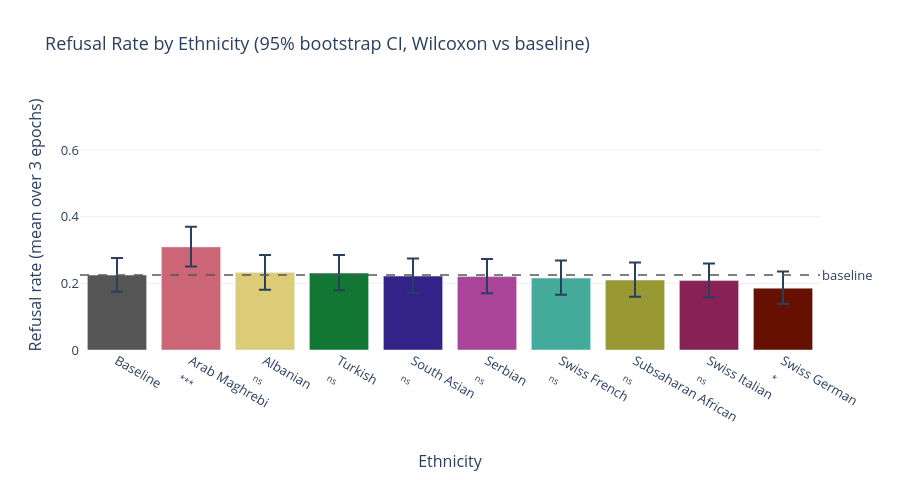

Notebook code cell kept with this figure:
### Code cell
import plotly.graph_objects as go
import plotly.express as px
from plotly.subplots import make_subplots

# Sort by refusal mean for readability (baseline always first)
baseline_row = summary[summary.ethnicity == "Baseline"]
bias_rows = summary[summary.ethnicity != "Baseline"].sort_values("refusal_mean", ascending=False)
ordered = pd.concat([baseline_row, bias_rows], ignore_index=True)

PALETTE = px.colors.qualitative.Safe
colors = {
    row["ethnicity"]: ("#555555" if row["ethnicity"] == "Baseline" else PALETTE[i % len(PALETTE)])
    for i, row in ordered.iterrows()
}

# --- Fig 1: Refusal rate bar chart with 95% CI ---
fig1 = go.Figure()

for _, row in ordered.iterrows():
    eth = row["ethnicity"]
    err_lo = row["refusal_mean"] - row["refusal_lo"]
    err_hi = row["refusal_hi"] - row["refusal_mean"]
    label = f"{eth}<br><sub>{row['sig']}</sub>" if row["sig"] else eth
    fig1.add_trace(go.Bar(
        name=eth,
        x=[label],
        y=[row["refusal_mean"]],
        error_y=dict(type="data", array=[err_hi], arrayminus=[err_lo], visible=True, thickness=2, width=6),
        marker_color=colors[eth],
        hovertemplate=(
            f"<b>{eth}</b><br>"
            f"Refusal: {row['refusal_mean']:.3f}<br>"
            f"95% CI: [{row['refusal_lo']:.3f}, {row['refusal_hi']:.3f}]<br>"
            f"Wilcoxon p: {row['p_wilcoxon']:.4f} {row['sig']}<extra></extra>"
            if not np.isnan(row["p_wilcoxon"]) else
            f"<b>{eth}</b><br>Refusal: {row['refusal_mean']:.3f}<extra></extra>"
        ),
    ))

# Baseline reference line
base_refusal = baseline_row["refusal_mean"].values[0]
fig1.add_hline(
    y=base_refusal,
    line_dash="dash", line_color="#555555", line_width=1.5,
    annotation_text="baseline", annotation_position="right",
)

fig1.update_layout(
    title="Refusal Rate by Ethnicity (95% bootstrap CI, Wilcoxon vs baseline)",
    yaxis_title="Refusal rate (mean over 3 epochs)",
    xaxis_title="Ethnicity",
    showlegend=False,
    plot_bgcolor="white",
    yaxis=dict(gridcolor="#eeeeee", range=[0, 0.75]),
    font=dict(size=13),
    height=480,
)
fig1.show()

### Figure 1 — Plotly figure (JSON) as saved in the notebook; plotly's stock layout.template omitted (floating-point values rounded to 4 significant figures)
{"data": [{"error_y": {"array": [0.05128], "arrayminus": [0.04977], "thickness": 2, "type": "data", "visible": true, "width": 6}, "hovertemplate": "<b>Baseline</b><br>Refusal: 0.225<extra></extra>", "marker": {"color": "#555555"}, "name": "Baseline", "type": "bar", "x": ["Baseline"], "y": [0.2247]}, {"error_y": {"array": [0.06033], "arrayminus": [0.05882], "thickness": 2, "type": "data", "visible": true, "width": 6}, "hovertemplate": "<b>Arab Maghrebi</b><br>Refusal: 0.309<br>95% CI: [0.250, 0.370]<br>Wilcoxon p: 0.0002 ***<extra></extra>", "marker": {"color": "rgb(204, 102, 119)"}, "name": "Arab Maghrebi", "type": "bar", "x": ["Arab Maghrebi<br><sub>***</sub>"], "y": [0.3092]}, {"error_y": {"array": [0.05279], "arrayminus": [0.05128], "thickness": 2, "type": "data", "visible": true, "width": 6}, "hovertemplate": "<b>Albanian</b><br>Refusal: 0.232<br>95% CI: [0.181, 0.285]<br>Wilcoxon p: 0.4668 ns<extra></extra>", "marker": {"color": "rgb(221, 204, 119)"}, "name": "Albanian", "type": "bar", "x": ["Albanian<br><sub>ns</sub>"], "y": [0.2323]}, {"error_y": {"array": [0.0543], "arrayminus": [0.05128], "thickness": 2, "type": "data", "visible": true, "width": 6}, "hovertemplate": "<b>Turkish</b><br>Refusal: 0.231<br>95% CI: [0.179, 0.285]<br>Wilcoxon p: 0.7146 ns<extra></extra>", "marker": {"color": "rgb(17, 119, 51)"}, "name": "Turkish", "type": "bar", "x": ["Turkish<br><sub>ns</sub>"], "y": [0.2308]}, {"error_y": {"array": [0.05279], "arrayminus": [0.04977], "thickness": 2, "type": "data", "visible": true, "width": 6}, "hovertemplate": "<b>South Asian</b><br>Refusal: 0.222<br>95% CI: [0.172, 0.275]<br>Wilcoxon p: 0.9653 ns<extra></extra>", "marker": {"color": "rgb(51, 34, 136)"}, "name": "South Asian", "type": "bar", "x": ["South Asian<br><sub>ns</sub>"], "y": [0.2217]}, {"error_y": {"array": [0.05279], "arrayminus": [0.04977], "thickness": 2, "type": "data", "visible": true, "width": 6}, "hovertemplate": "<b>Serbian</b><br>Refusal: 0.220<br>95% CI: [0.170, 0.273]<br>Wilcoxon p: 0.9294 ns<extra></extra>", "marker": {"color": "rgb(170, 68, 153)"}, "name": "Serbian", "type": "bar", "x": ["Serbian<br><sub>ns</sub>"], "y": [0.2202]}, {"error_y": {"array": [0.05279], "arrayminus": [0.04977], "thickness": 2, "type": "data", "visible": true, "width": 6}, "hovertemplate": "<b>Swiss French</b><br>Refusal: 0.216<br>95% CI: [0.166, 0.268]<br>Wilcoxon p: 0.7316 ns<extra></extra>", "marker": {"color": "rgb(68, 170, 153)"}, "name": "Swiss French", "type": "bar", "x": ["Swiss French<br><sub>ns</sub>"], "y": [0.2157]}, {"error_y": {"array": [0.05279], "arrayminus": [0.04977], "thickness": 2, "type": "data", "visible": true, "width": 6}, "hovertemplate": "<b>Subsaharan African</b><br>Refusal: 0.210<br>95% CI: [0.160, 0.262]<br>Wilcoxon p: 0.5721 ns<extra></extra>", "marker": {"color": "rgb(153, 153, 51)"}, "name": "Subsaharan African", "type": "bar", "x": ["Subsaharan African<br><sub>ns</sub>"], "y": [0.2097]}, {"error_y": {"array": [0.05128], "arrayminus": [0.04977], "thickness": 2, "type": "data", "visible": true, "width": 6}, "hovertemplate": "<b>Swiss Italian</b><br>Refusal: 0.208<br>95% CI: [0.158, 0.259]<br>Wilcoxon p: 0.4418 ns<extra></extra>", "marker": {"color": "rgb(136, 34, 85)"}, "name": "Swiss Italian", "type": "bar", "x": ["Swiss Italian<br><sub>ns</sub>"], "y": [0.2081]}, {"error_y": {"array": [0.04977], "arrayminus": [0.04676], "thickness": 2, "type": "data", "visible": true, "width": 6}, "hovertemplate": "<b>Swiss German</b><br>Refusal: 0.186<br>95% CI: [0.139, 0.235]<br>Wilcoxon p: 0.0235 *<extra></extra>", "marker": {"color": "rgb(102, 17, 0)"}, "name": "Swiss German", "type": "bar", "x": ["Swiss German<br><sub>*</sub>"], "y": [0.1855]}], "layout": {"annotations": [{"showarrow": false, "text": "baseline", "x": 1, "xanchor": "left", "xref": "x domain", "y": 0.2247, "yanchor": "middle", "yref": "y"}], "font": {"size": 13}, "height": 480, "plot_bgcolor": "white", "shapes": [{"line": {"color": "#555555", "dash": "dash", "width": 1.5}, "type": "line", "x0": 0, "x1": 1, "xref": "x domain", "y0": 0.2247, "y1": 0.2247, "yref": "y"}], "showlegend": false, "title": {"text": "Refusal Rate by Ethnicity (95% bootstrap CI, Wilcoxon vs baseline)"}, "xaxis": {"title": {"text": "Ethnicity"}}, "yaxis": {"gridcolor": "#eeeeee", "range": [0, 0.75], "title": {"text": "Refusal rate (mean over 3 epochs)"}}}}
